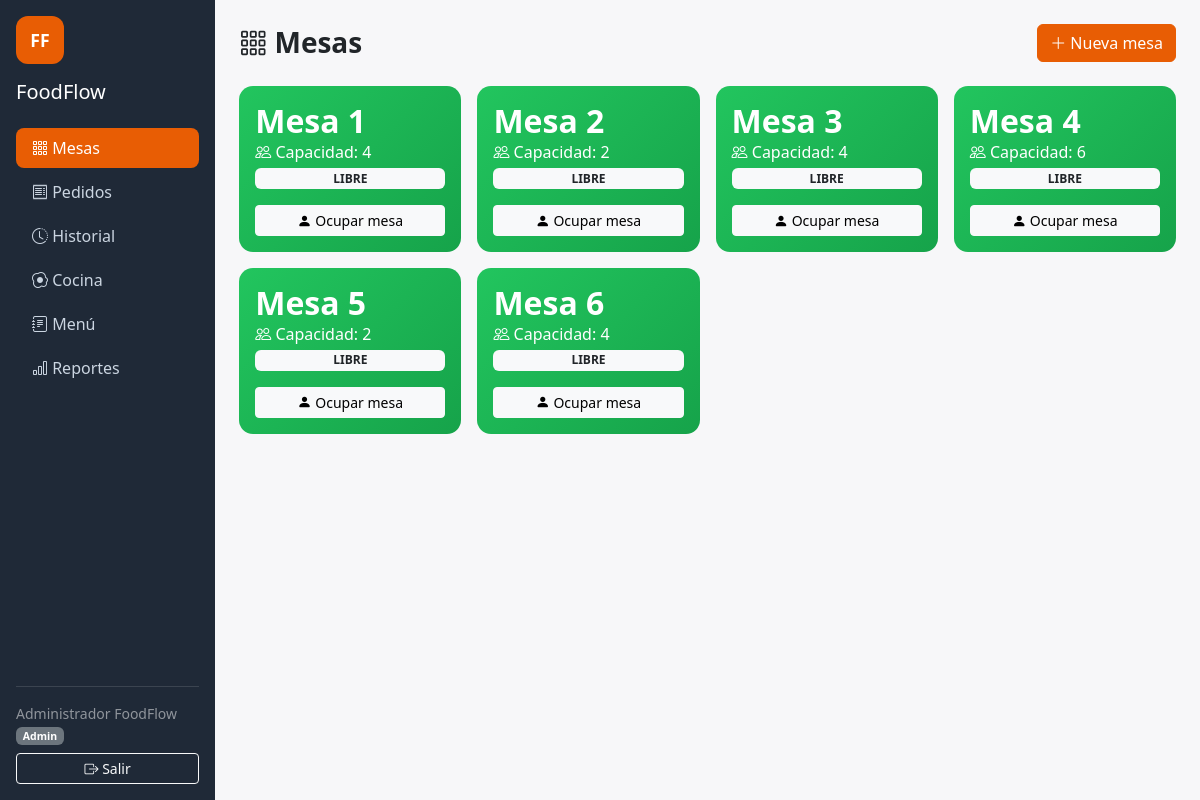
The page /index.php/mesas (signed in) on the database as committed earlier.
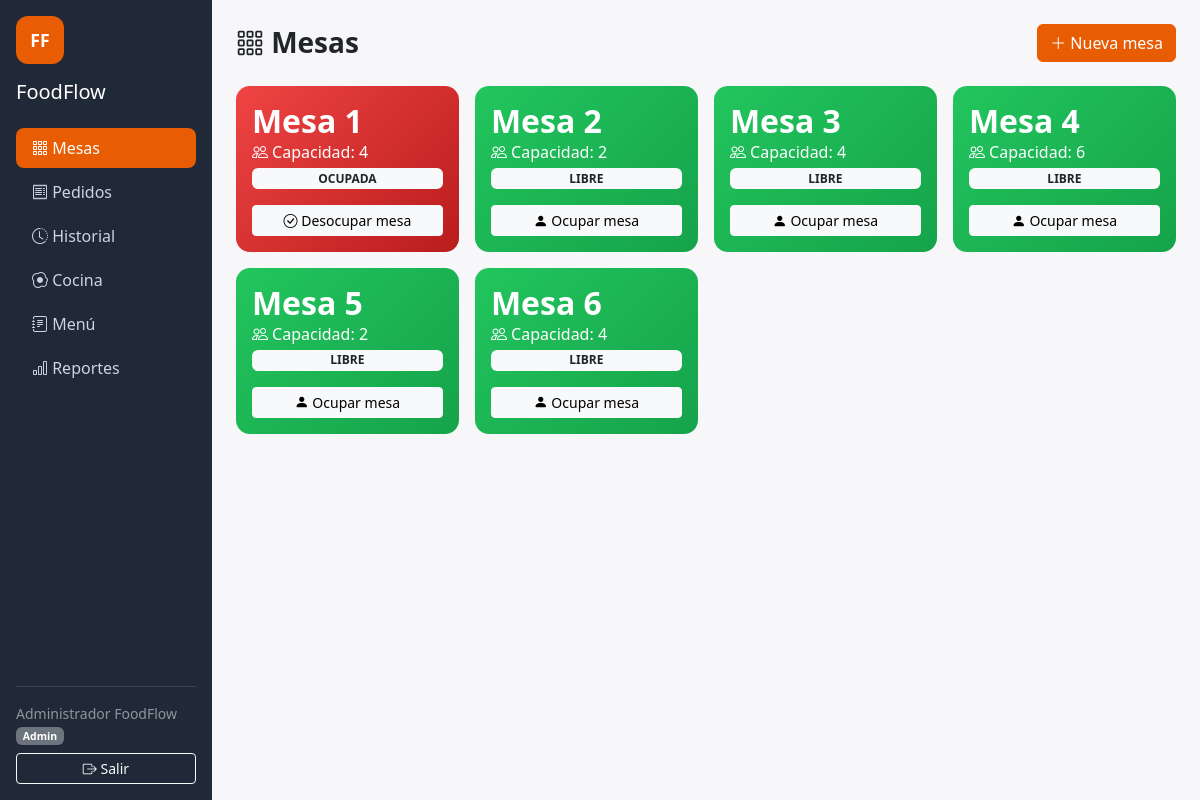
The same page on the database as committed later.
### tables this page shows
CREATE TABLE `mesas` (
  `id` int(10) UNSIGNED NOT NULL,
  `numero` int(10) UNSIGNED NOT NULL,
  `capacidad` int(10) UNSIGNED NOT NULL DEFAULT 4,
  `estado` enum('libre','ocupada') NOT NULL DEFAULT 'libre'
);

### application/controllers/Mesas.php (called while the page is built, shortened)
<?php
class Mesas extends MY_Controller
{
    public function __construct()
    {
        $this->load->model('Mesa_model');
        $this->load->library('form_validation');
    }
    public function index()
    {
        $data['titulo'] = 'Mesas';
        $data['mesas'] = $this->Mesa_model->todas();
        $this->load->view('templates/header', $data);
        $this->load->view('mesas/index', $data);
        $this->load->view('templates/footer');
    }
}

### index.php (called while the page is built, shortened)
<?php
require_once BASEPATH.'core/CodeIgniter.php';

### application/models/Mesa_model.php (called while the page is built, shortened)
<?php
class Mesa_model extends CI_Model
{
    protected $tabla = 'mesas';
    public function todas()
    {
        return $this->db->order_by('numero', 'ASC')->get($this->tabla)->result();
    }
}

### application/views/mesas/index.php (the view, shortened to what this page needs)
<div class="d-flex justify-content-between align-items-center mb-4">
    <h3 class="fw-bold mb-0"><i class="bi bi-grid-3x3-gap"></i> Mesas</h3>
    <?php if ($this->session->userdata('rol') === 'admin'): ?>
    <button class="btn btn-primary" data-bs-toggle="modal" data-bs-target="#modalNuevaMesa">
        <i class="bi bi-plus-lg"></i> Nueva mesa
    </button>
    <?php endif; ?>
</div>
<div class="row g-3">
<?php foreach ($mesas as $mesa): ?>
  <?php $es_cliente = $this->session->userdata('rol') === 'cliente'; ?>
  <?php $puede_elegir = !$es_cliente || $mesa->estado === 'libre'; ?>
    <div class="col-md-3">
    <div class="card mesa-card <?= $mesa->estado === 'libre' ? 'mesa-libre' : 'mesa-ocupada' ?> p-3 <?= !$puede_elegir ? 'mesa-no-disponible' : '' ?>"
       <?= $puede_elegir ? "onclick=\"window.location='" . site_url('pedidos/nuevo/' . $mesa->id) . "'\"" : '' ?>>
            <h2 class="fw-bold mb-0">Mesa <?= $mesa->numero ?></h2>
            <p class="mb-1"><i class="bi bi-people"></i> Capacidad: <?= $mesa->capacidad ?></p>
            <span class="badge bg-light text-dark text-uppercase"><?= $mesa->estado ?></span>
            <?php if (!$es_cliente): ?>
            <?= form_open('mesas/cambiar_estado/' . $mesa->id, array('class' => 'mt-3', 'onclick' => 'event.stopPropagation()')) ?>
              <button type="submit" class="btn btn-light btn-sm w-100">
                <i class="bi <?= $mesa->estado === 'libre' ? 'bi-person-fill' : 'bi-check-circle' ?>"></i>
                <?= $mesa->estado === 'libre' ? 'Ocupar mesa' : 'Desocupar mesa' ?>
              </button>
            <?= form_close() ?>
            <?php elseif (!$puede_elegir): ?>
              <span class="small mt-3">No disponible para reservar</span>
            <?php endif; ?>
        </div>
    </div>
<?php endforeach; ?>
</div>

Rows that differ between the two databases and show on the page:
changed mesas: estado "LIBRE" → "OCUPADA"; estado "Ocupar mesa" → "Desocupar mesa"
